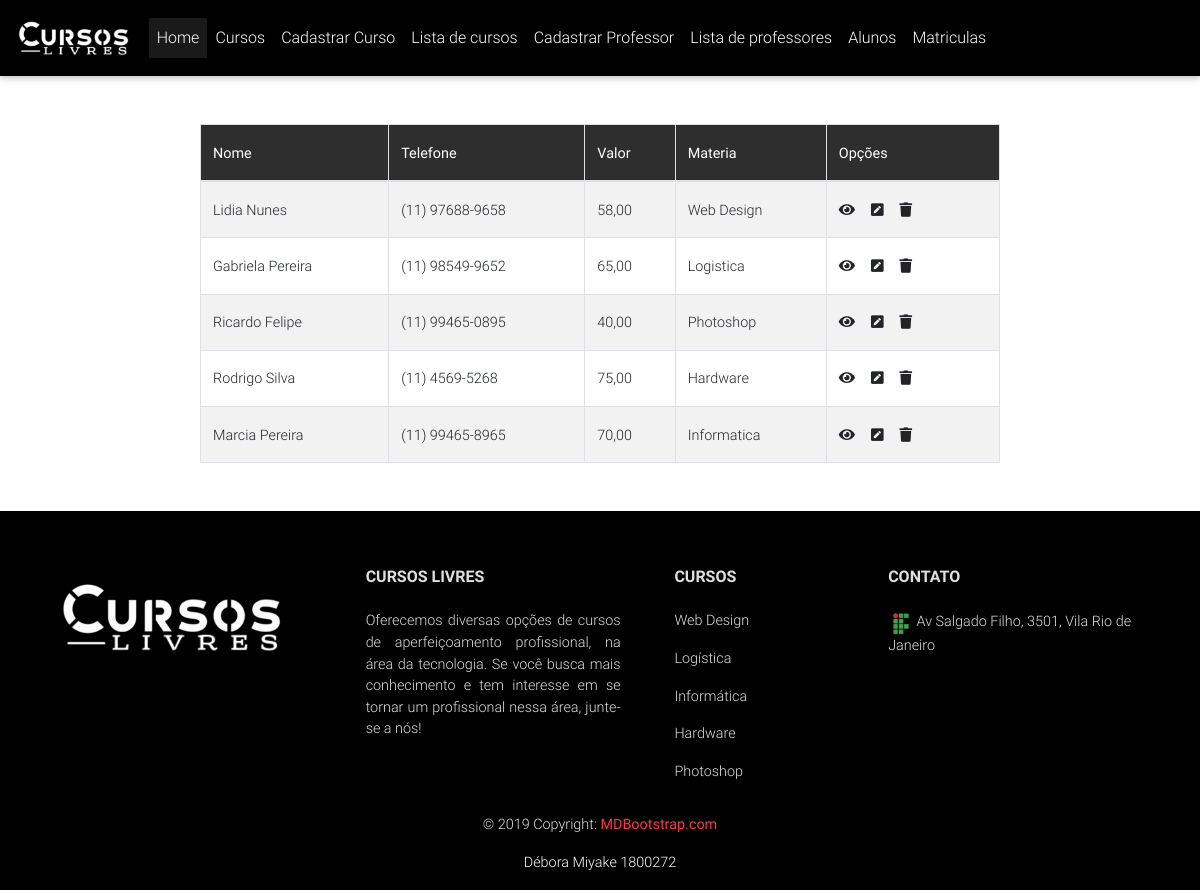
The app's page /projeto/professor/listagem_prof.php with its own data.
### tables this page shows
CREATE TABLE `prof` (
 `id_prof` int(11) AUTO_INCREMENT PRIMARY KEY NOT NULL,
 `nome_prof` varchar(30) NOT NULL,
 `telefone` varchar(20) NOT NULL,
 `valor` varchar(10) NOT NULL,
 `materia` varchar(20) NOT NULL 
);

### projeto/professor/models/lista_prof_models.php (the view, shortened to what this page needs)
<?php
function listaProf(){
    $condb = new mysqli('localhost','root','','basedados');
    $sel = "SELECT * FROM prof";
    $rs = $condb ->query($sel);
    $html = '<table class="table table-striped table-bordered my-5 col-md-8 container-fluid">
        <thead class="elegant-color white-text">
            <tr>
            <th score="col">Nome</th>
            <th score="col">Telefone</th>
        	<th score="col">Valor</th>
            <th score="col">Materia</th>
            <th score="col">Opções</th>
            </tr>
        </thead>
        <tbody>';
    while($prof = $rs -> fetch_assoc()){
        $html .= '<tr>';
        $html .= '<td>'.$prof['nome_prof'].'</td>';
		$html .= '<td>'.$prof['telefone'].'</td>';
        $html .= '<td>'.$prof['valor'].'</td>';
		$html .= '<td>'.$prof['materia'].'</td>';
        $html .= '<td>'.getActionButtons($prof['id_prof']).'</td>';
        $html .= '</tr>';
    };
    $html .= '</tboby></table>';
    return $html;
};
function getActionButtons($id){
        $html = '<a href= "../professor/visualizar.php?id='.$id.'"><i class="fas fa-eye mr-3"></i></a>';
        $html .= '<a href= "../professor/editar.php?id='.$id.'"><i class="fas fa-pen-square mr-3"></i></a>';
        $html .= '<a href= "../professor/remover.php?id='.$id.'"><i class="fas fa-trash mr-3"></i></a>';
    return $html;
};
?>

### records on screen
prof: nome_prof "Lidia Nunes", telefone "(11) 97688-9658", valor "58,00", materia "Web Design"
prof: nome_prof "Gabriela Pereira", telefone "(11) 98549-9652", valor "65,00", materia "Logistica"
prof: nome_prof "Ricardo Felipe", telefone "(11) 99465-0895", valor "40,00", materia "Photoshop"
prof: nome_prof "Rodrigo Silva", telefone "(11) 4569-5268", valor "75,00", materia "Hardware"
prof: nome_prof "Marcia Pereira", telefone "(11) 99465-8965", valor "70,00", materia "Informatica"
